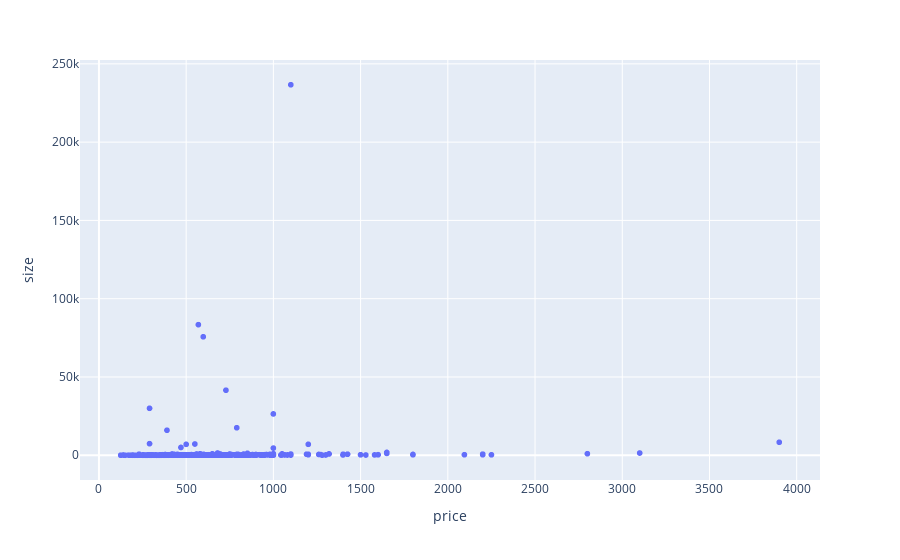

Notebook source saved alongside this figure:
### Code cell
fig = px.scatter(only_houses, y="size", x="price")
fig.show()

### Figure 1 — Plotly figure (JSON) as saved in the notebook; plotly's stock layout.template omitted (floating-point values rounded to 4 significant figures; data arrays with more than 128 entries replaced by an {"elided": "..."} marker saying what was removed)
{"data": [{"hovertemplate": "price=%{x}<br>size=%{y}<extra></extra>", "legendgroup": "", "marker": {"color": "#636efa", "symbol": "circle"}, "mode": "markers", "name": "", "showlegend": false, "type": "scattergl", "x": {"elided": "2044 float values"}, "xaxis": "x", "y": {"elided": "2044 float values"}, "yaxis": "y"}], "layout": {"legend": {"tracegroupgap": 0}, "margin": {"t": 60}, "xaxis": {"anchor": "y", "domain": [0, 1], "title": {"text": "price"}}, "yaxis": {"anchor": "x", "domain": [0, 1], "title": {"text": "size"}}}}
